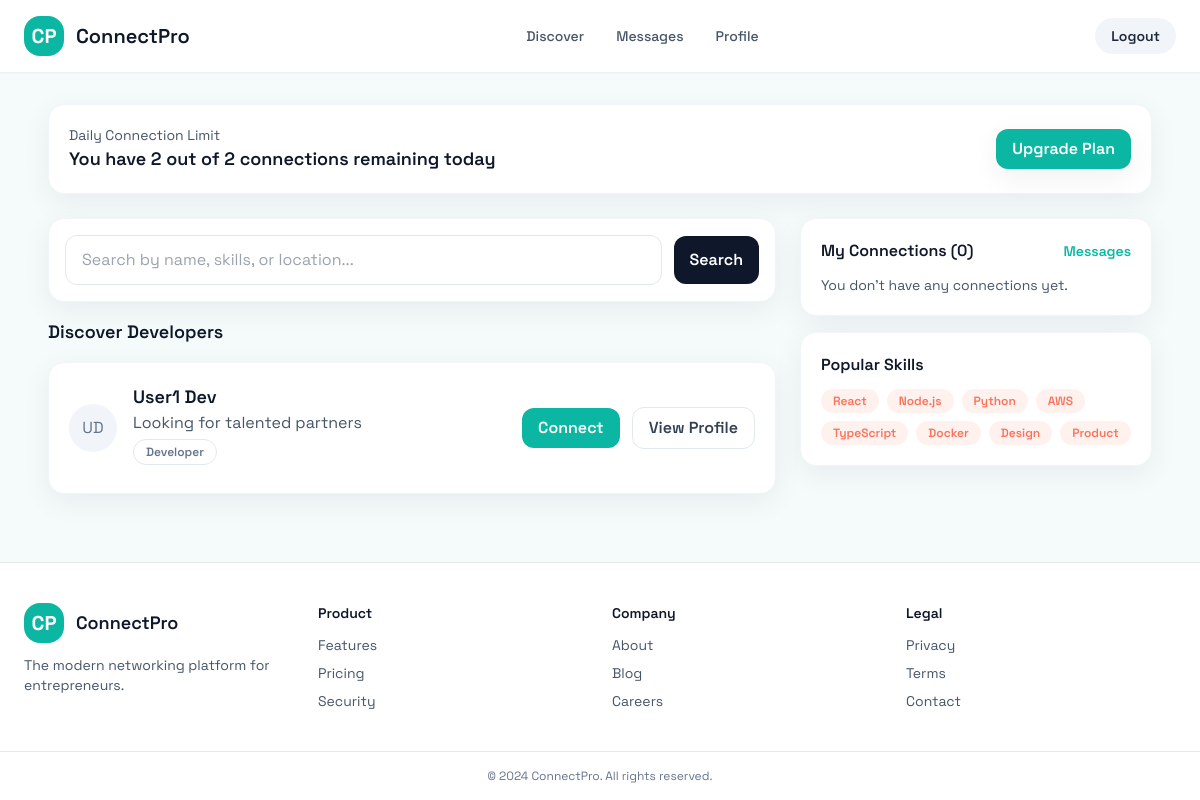
The page /discover/ (signed in) on the database its author committed.
### social/models.py (models this page shows, shortened)
class User(AbstractUser):
    ROLE_CLIENT = 'client'
    ROLE_DEVELOPER = 'developer'
    ROLE_CHOICES = [
        (ROLE_CLIENT, 'Client'),
        (ROLE_DEVELOPER, 'Developer'),
    ]
    PLAN_FREE = 'free'
    PLAN_PLUS = 'plus'
    PLAN_PRO = 'pro'
    PLAN_CHOICES = [
        (PLAN_FREE, 'Free'),
        (PLAN_PLUS, 'Plus'),
        (PLAN_PRO, 'Pro'),
    ]
    role = models.CharField(max_length=20, choices=ROLE_CHOICES)
    headline = models.CharField(max_length=255, blank=True)
    bio = models.TextField(blank=True)
    skills = models.TextField(blank=True, help_text="Comma-separated list of skills")
    goals = models.TextField(blank=True)
    location = models.CharField(max_length=255, blank=True)
    profile_image = models.ImageField(upload_to='profiles/', blank=True, null=True)
    membership_plan = models.CharField(max_length=20, choices=PLAN_CHOICES, default=PLAN_FREE)
    profile_views = models.PositiveIntegerField(default=0)
    REQUIRED_FIELDS = ['email', 'role']
    @property
    def connection_limit(self):
        limits = {
            self.PLAN_FREE: 2,
            self.PLAN_PLUS: 5,
            self.PLAN_PRO: None,
        }
        return limits.get(self.membership_plan)
    @property
    def remaining_connections_today(self):
        limit = self.connection_limit
        if limit is None:
            return None
        today = timezone.now().date()
        used = Connection.objects.filter(requester=self, created_at__date=today).count()
        return max(limit - used, 0)
    def skills_list(self):
        return [skill.strip() for skill in self.skills.split(',') if skill.strip()]

### social/views.py (the view, shortened to what this page needs)
# urls.py: path('discover/', views.discover, name='discover'),
@login_required
def discover(request):
    q = request.GET.get('q', '')
    target_role = User.ROLE_CLIENT if request.user.role == User.ROLE_DEVELOPER else User.ROLE_DEVELOPER
    users = (
        User.objects.filter(role=target_role)
        .exclude(id=request.user.id)
        .order_by('first_name', 'last_name')
    )
    connections_qs = Connection.objects.filter(
        Q(requester=request.user) | Q(receiver=request.user)
    ).select_related('requester', 'receiver')
    status_map = {}
    my_connections = connections_qs.filter(status=Connection.STATUS_ACCEPTED)[:5]
    context = {
        'users': users,
        'connection_ids': {},  # retained for template safety; all logic uses status_map now
        'remaining': request.user.remaining_connections_today,
        'limit': request.user.connection_limit,
        'my_connections': my_connections,
        'q': q,
        'target_label': 'Clients' if target_role == User.ROLE_CLIENT else 'Developers',
        'popular_skills': ['React', 'Node.js', 'Python', 'AWS', 'TypeScript', 'Docker', 'Design', 'Product'],
        'status_map': status_map,
    }
    return render(request, 'discover.html', context)

### social/templatetags/social_extras.py (called while the page is built)
@register.filter
def get_item(mapping, key):
    if not mapping:
        return None
    return mapping.get(key)

### templates/discover.html (shortened to what this page needs)
{% extends "base.html" %}
{% load social_extras %}
{% block content %}
<div class="max-w-6xl mx-auto px-6 py-8 space-y-6">
  <div class="bg-white rounded-2xl shadow-card p-5 flex items-center justify-between border border-slate-100">
    <div>
      <p class="text-sm text-slate-600">Daily Connection Limit</p>
      <p class="text-lg font-semibold text-slate-900">You have {% if remaining is None %}unlimited{% else %}{{ remaining }} out of {{ limit }}{% endif %} connections remaining today</p>
    </div>
    <a href="{% url 'upgrade_plan' 'plus' %}" class="px-4 py-2 rounded-xl bg-teal-500 text-white font-semibold shadow-card hover:bg-teal-600">Upgrade Plan</a>
  </div>
  <div class="grid md:grid-cols-3 gap-6">
    <div class="md:col-span-2 space-y-4">
      <form method="get" class="bg-white rounded-2xl shadow-card p-4 border border-slate-100">
        <div class="flex items-center space-x-3">
          <input type="text" name="q" value="{{ q }}" placeholder="Search by name, skills, or location..." class="flex-1 rounded-xl border border-slate-200 px-4 py-3 focus:outline-none focus:ring-2 focus:ring-teal-500">
          <button class="px-4 py-3 rounded-xl bg-slate-900 text-white font-semibold">Search</button>
        </div>
      </form>
      <h2 class="text-lg font-semibold text-slate-900">Discover {{ target_label }}</h2>
      <div class="space-y-4">
        {% for person in users %}
        <div class="bg-white rounded-2xl shadow-card p-5 flex flex-col md:flex-row md:items-center md:justify-between border border-slate-100">
          <div class="flex items-center space-x-4">
            <div class="w-12 h-12 rounded-full bg-slate-100 flex items-center justify-center text-slate-500">
              {{ person.first_name|first|upper }}{{ person.last_name|first|upper }}
            </div>
            <div>
              <p class="text-lg font-semibold text-slate-900">{{ person.get_full_name|default:person.username }}</p>
              <p class="text-slate-600">{{ person.headline|default:"Looking for talented partners" }}</p>
              <div class="flex flex-wrap items-center gap-2 text-sm text-slate-500 mt-1">
                <span class="px-3 py-1 rounded-full border border-slate-200 text-xs font-semibold">{{ person.role|title }}</span>
              </div>
            </div>
          </div>
          <div class="flex items-center space-x-3 mt-3 md:mt-0">
            {% with status=status_map|get_item:person.id %}
              {% if status %}
                {% if status.status == 'accepted' %}
                  <button class="px-4 py-2 rounded-xl bg-slate-100 text-slate-500 font-semibold cursor-not-allowed">Connected</button>
                {% elif status.status == 'pending' and status.is_requester %}
                  <button class="px-4 py-2 rounded-xl bg-slate-100 text-slate-500 font-semibold cursor-not-allowed">Pending</button>
                {% elif status.status == 'pending' and not status.is_requester %}
                  <form method="post" action="{% url 'accept_connection' status.connection_id %}">
                    {% csrf_token %}
                    <button class="px-4 py-2 rounded-xl bg-teal-500 text-white font-semibold hover:bg-teal-600">Accept</button>
                  </form>
                {% endif %}
              {% else %}
                <form method="post" action="{% url 'connect_user' person.id %}">
                  <button class="px-4 py-2 rounded-xl bg-teal-500 text-white font-semibold hover:bg-teal-600">Connect</button>
                </form>
              {% endif %}
            {% endwith %}
            <a href="{% url 'start_chat' person.id %}" class="px-4 py-2 rounded-xl border border-slate-200 font-semibold text-slate-700 hover:border-slate-300">View Profile</a>
          </div>
        </div>
        {% empty %}
          <div class="bg-white rounded-2xl shadow-card p-6 text-center text-slate-600">No matches found yet.</div>
        {% endfor %}
      </div>
    </div>
    <div class="space-y-4">
      <div class="bg-white rounded-2xl shadow-card p-5 border border-slate-100">
        <div class="flex items-center justify-between mb-3">
          <p class="font-semibold text-slate-900">My Connections ({{ my_connections|length }})</p>
          <a href="{% url 'messages' %}" class="text-sm text-teal-500 font-semibold">Messages</a>
        </div>
        <div class="space-y-3">
          {% for connection in my_connections %}
            {% if connection.requester == user %}
              {% with partner=connection.receiver %}
              <div class="flex items-center justify-between">
                <div>
                  <p class="text-sm font-semibold text-slate-900">{{ partner.get_full_name|default:partner.username }}</p>
                  <p class="text-xs text-slate-500">{{ partner.headline|default:"Active now" }}</p>
                </div>
                <a href="{% url 'start_chat' partner.id %}" class="text-slate-400 hover:text-teal-500">💬</a>
              </div>
              {% endwith %}
            {% else %}
              {% with partner=connection.requester %}
              <div class="flex items-center justify-between">
                <div>
                  <p class="text-sm font-semibold text-slate-900">{{ partner.get_full_name|default:partner.username }}</p>
                  <p class="text-xs text-slate-500">{{ partner.headline|default:"Active now" }}</p>
                </div>
                <a href="{% url 'start_chat' partner.id %}" class="text-slate-400 hover:text-teal-500">💬</a>
              </div>
              {% endwith %}
            {% endif %}
          {% empty %}
            <p class="text-slate-600 text-sm">You don't have any connections yet.</p>
          {% endfor %}
        </div>
      </div>
      <div class="bg-white rounded-2xl shadow-card p-5 border border-slate-100">
        <p class="font-semibold text-slate-900 mb-3">Popular Skills</p>
        <div class="flex flex-wrap gap-2">
          {% for skill in popular_skills %}
            <span class="px-3 py-1 rounded-full bg-coral/10 text-coral text-xs font-semibold">{{ skill }}</span>
          {% endfor %}
        </div>
      </div>
    </div>
  </div>
</div>
{% endblock %}

### static/css/custom.css (style rules this page uses)
body { font-feature-settings: 'liga' 1, 'kern' 1; }

### rows shown on the page
User: first_name|first "U", last_name|first "D", get_full_name "User1 Dev", headline "Looking for talented partners", role "Developer"

### other values the page prints
{{ remaining }} "2"
{{ limit }} "2"
{{ target_label }} "Developers"
{{ my_connections|length }} "0"
{{ skill }} "React" "Node.js" "Python" "AWS" "TypeScript" "Docker" "Design" "Product"
